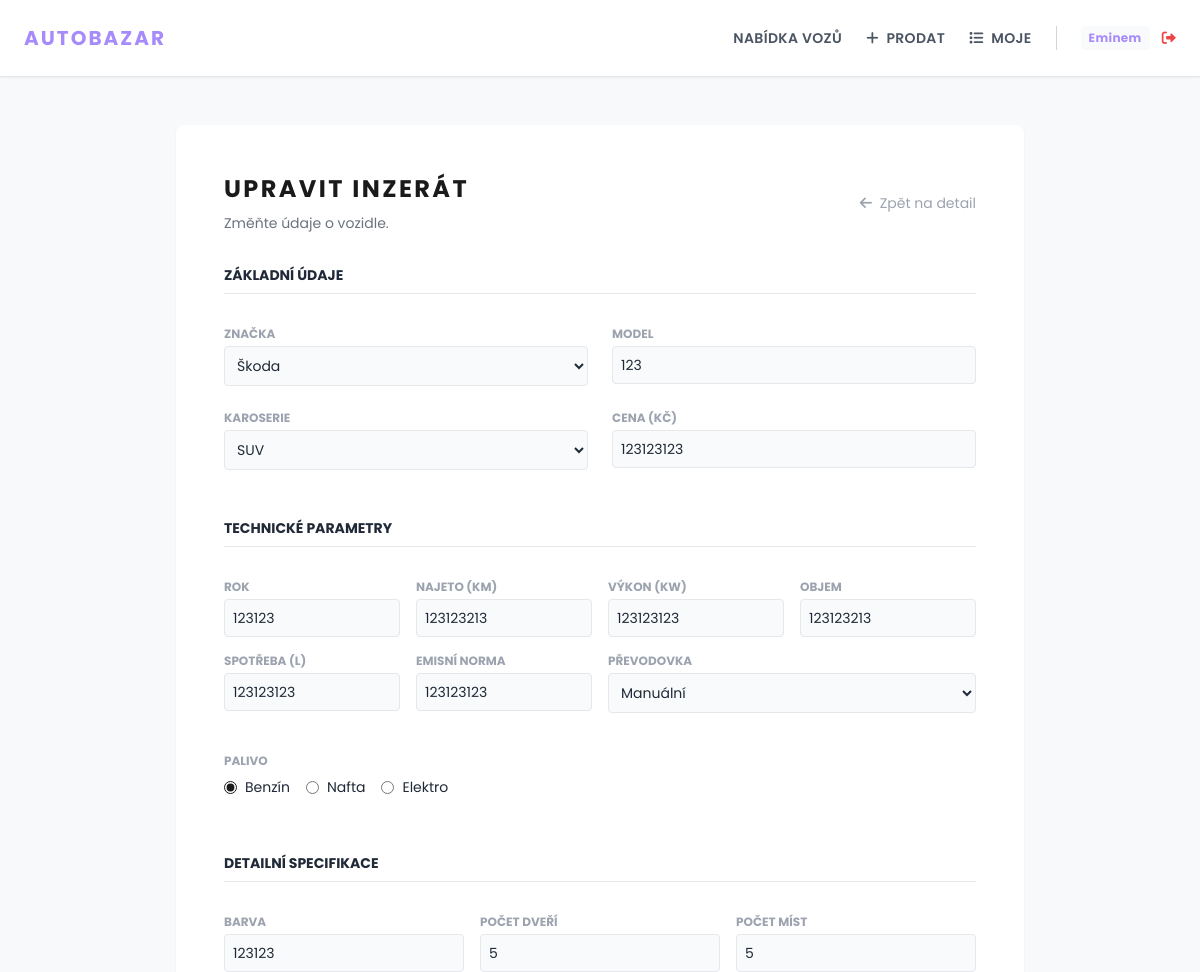
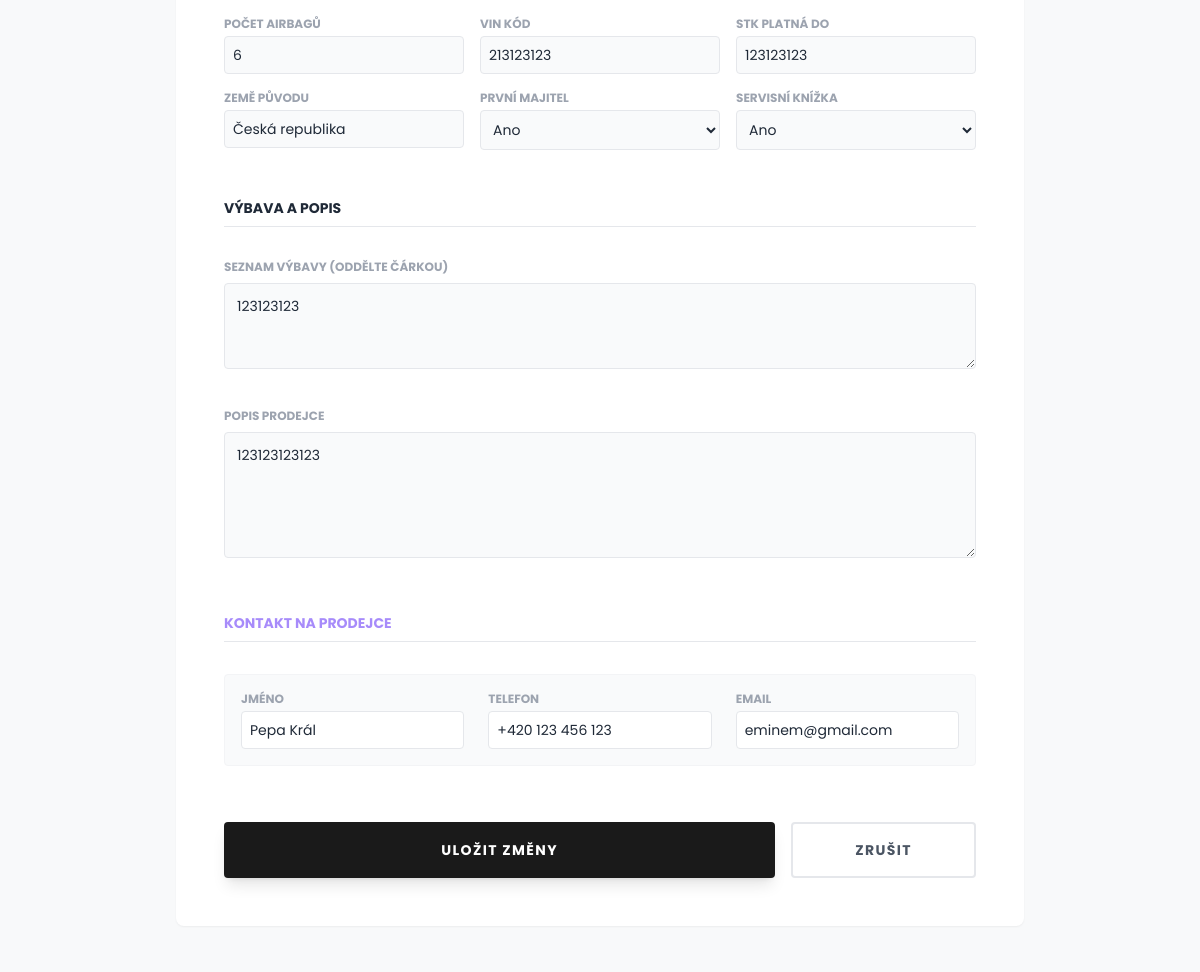
Before: /upravit/1 (signed in, upper part) with the older database file (2 pictures, top to bottom).
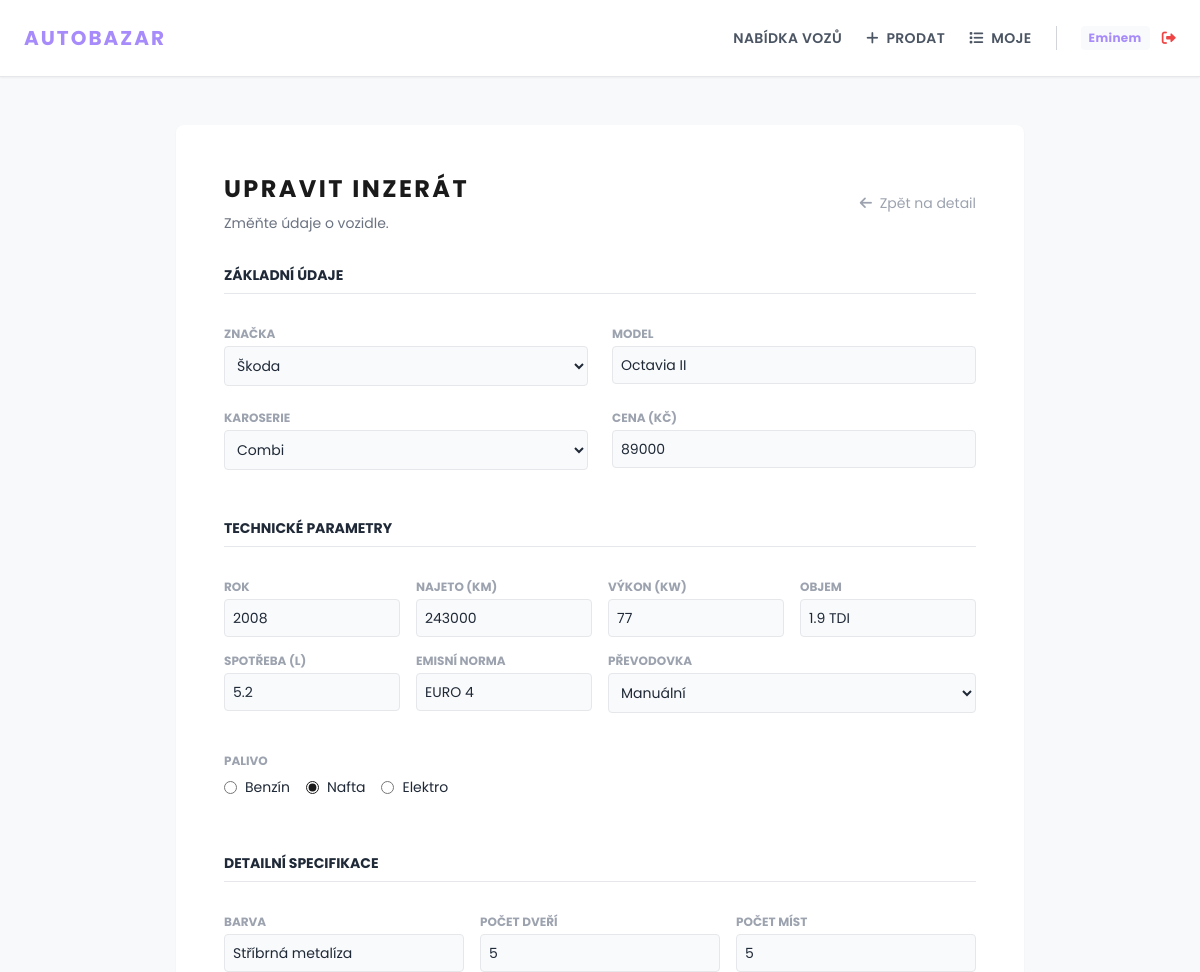
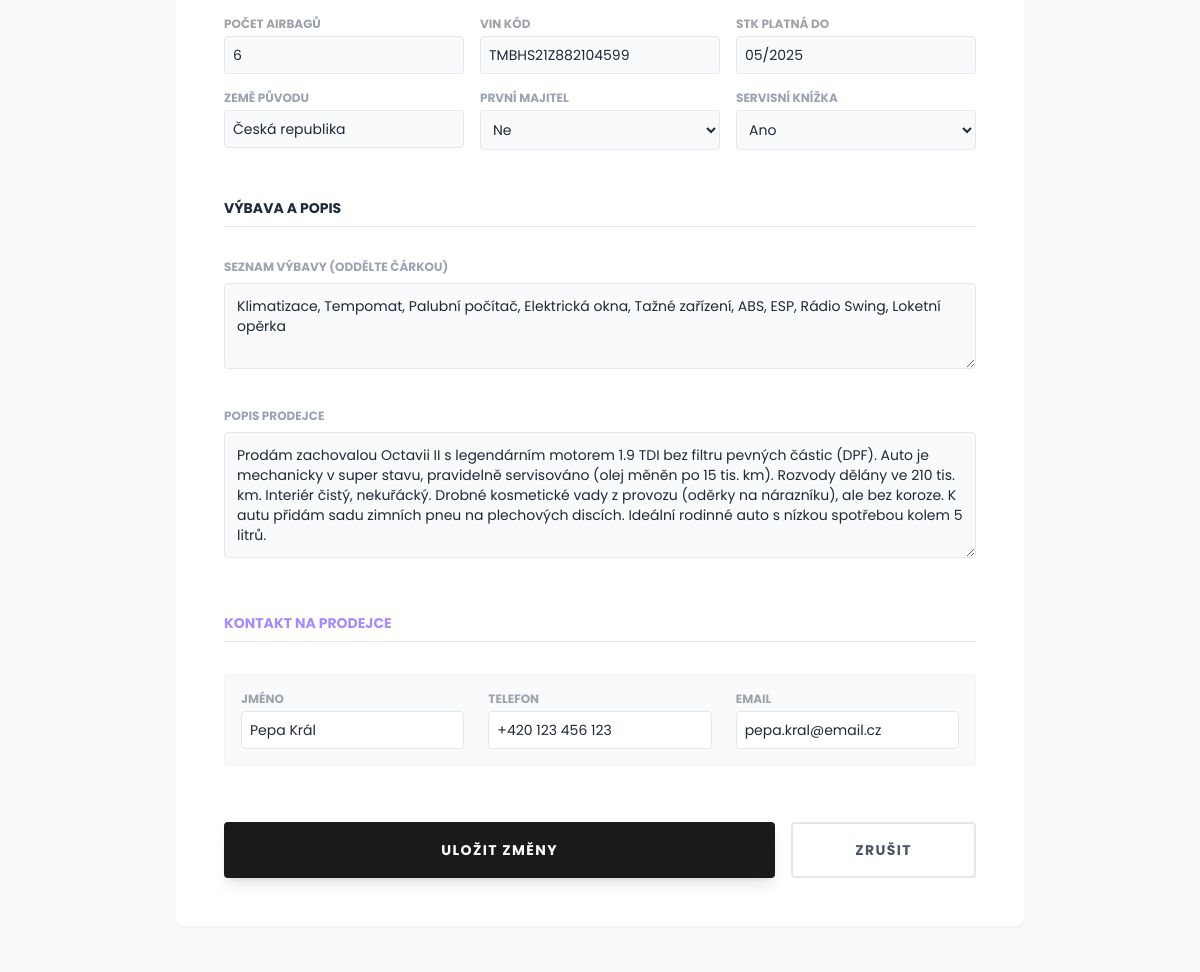
After: the same page with the newer database file (2 pictures, top to bottom).
### tables this page shows
CREATE TABLE auta (
            id INTEGER PRIMARY KEY AUTOINCREMENT,
            znacka TEXT NOT NULL,
            model TEXT NOT NULL,
            kategorie TEXT NOT NULL,
            cena INTEGER NOT NULL,
            rok INTEGER,
            km INTEGER,
            vykon INTEGER,
            palivo TEXT,
            objem TEXT,
            spotreba TEXT,
            emise TEXT,
            prevodovka TEXT,
            barva TEXT,
            dvere INTEGER,
            mista INTEGER,
            airbagy INTEGER,
            vin TEXT,
            stk TEXT,
            zeme TEXT,
            majitel TEXT,
            serviska TEXT,
            vybava_text TEXT,
            popis TEXT,
            prodejce_jmeno TEXT,
            prodejce_tel TEXT,
            prodejce_email TEXT,
            obrazek TEXT,
            user_id INTEGER NOT NULL,
            created_at TIMESTAMP DEFAULT CURRENT_TIMESTAMP,
            FOREIGN KEY (user_id) REFERENCES users (id)
        );

### app.py (the view, shortened to what this page needs)
@app.route('/upravit/<int:id>', methods=['GET', 'POST'])
def upravit(id):
    if 'user_id' not in session:
        return redirect(url_for('login'))
    conn = get_db_connection()
    auto = conn.execute('SELECT * FROM auta WHERE id = ?', (id,)).fetchone()
    if not auto or (auto['user_id'] != session['user_id'] and not session.get('is_admin')):
        conn.close()
        return "Nemáte oprávnění", 403
    conn.close()
    return render_template('upravit.html', auto=auto)

### app.py (called while the page is built)
def get_db_connection():
    conn = sqlite3.connect('database.db')
    conn.row_factory = sqlite3.Row
    conn.execute("PRAGMA foreign_keys = ON")
    return conn

### templates/upravit.html (shortened to what the changed rows need)
<!DOCTYPE html>
<html lang="cs">
<head>
    <script src="https://cdn.tailwindcss.com"></script>
    <link rel="stylesheet" href="https://cdnjs.cloudflare.com/ajax/libs/font-awesome/6.0.0/css/all.min.css">
</head>
<body class="text-gray-800 font-sans min-h-screen flex flex-col">
    <main class="flex-grow container mx-auto py-12 px-6 max-w-4xl">
        <div class="bg-white p-8 md:p-12 rounded-lg shadow-sm">
            <div class="flex justify-between items-center mb-8">
                <div>
                    <h1 class="text-2xl font-bold text-dark uppercase tracking-widest mb-2">Upravit inzerát</h1>
                </div>
            </div>
            <form action="{{ url_for('upravit', id=auto['id']) }}" method="POST" class="space-y-8">
                <div class="grid grid-cols-1 md:grid-cols-2 gap-6">
                    <div>
                        <label class="text-xs font-bold text-gray-400 uppercase block mb-1">Model</label>
                        <input type="text" name="model" value="{{ auto['model'] }}" required class="w-full border p-2 rounded text-sm bg-gray-50">
                    </div>
                    <div>
                        <label class="text-xs font-bold text-gray-400 uppercase block mb-1">Karoserie</label>
                        <select name="kategorie" class="w-full border p-2 rounded text-sm bg-gray-50">
                            {% for kat in ['SUV', 'Sedan', 'Combi', 'Sport', 'Pickup', 'Van', 'Hatchback'] %}
                            <option value="{{ kat }}" {{ 'selected' if auto['kategorie'] == kat }}>{{ kat }}</option>
                            {% endfor %}
                        </select>
                    </div>
                    <div>
                        <label class="text-xs font-bold text-gray-400 uppercase block mb-1">Cena (Kč)</label>
                        <input type="number" name="cena" value="{{ auto['cena'] }}" required class="w-full border p-2 rounded text-sm bg-gray-50">
                    </div>
                </div>
                <div class="grid grid-cols-2 md:grid-cols-4 gap-4">
                    <div><label class="text-xs font-bold text-gray-400 uppercase block mb-1">Rok</label><input type="number" name="rok" value="{{ auto['rok'] }}" required class="w-full border p-2 rounded text-sm bg-gray-50"></div>
                    <div><label class="text-xs font-bold text-gray-400 uppercase block mb-1">Najeto (km)</label><input type="number" name="km" value="{{ auto['km'] }}" required class="w-full border p-2 rounded text-sm bg-gray-50"></div>
                    <div><label class="text-xs font-bold text-gray-400 uppercase block mb-1">Výkon (kW)</label><input type="number" name="vykon" value="{{ auto['vykon'] }}" class="w-full border p-2 rounded text-sm bg-gray-50"></div>
                    <div><label class="text-xs font-bold text-gray-400 uppercase block mb-1">Objem</label><input type="text" name="objem" value="{{ auto['objem'] }}" class="w-full border p-2 rounded text-sm bg-gray-50"></div>
                    <div><label class="text-xs font-bold text-gray-400 uppercase block mb-1">Spotřeba (l)</label><input type="text" name="spotreba" value="{{ auto['spotreba'] }}" class="w-full border p-2 rounded text-sm bg-gray-50"></div>
                    <div><label class="text-xs font-bold text-gray-400 uppercase block mb-1">Emisní norma</label><input type="text" name="emise" value="{{ auto['emise'] }}" class="w-full border p-2 rounded text-sm bg-gray-50"></div>
                </div>
                <div class="py-2">
                    <div class="flex gap-4">
                        <label class="flex items-center"><input type="radio" name="palivo" value="Benzín" class="custom-radio mr-2" {{ 'checked' if auto['palivo'] == 'Benzín' }}><span class="text-sm">Benzín</span></label>
                        <label class="flex items-center"><input type="radio" name="palivo" value="Nafta" class="custom-radio mr-2" {{ 'checked' if auto['palivo'] == 'Nafta' }}><span class="text-sm">Nafta</span></label>
                    </div>
                </div>
                <div class="grid grid-cols-2 md:grid-cols-3 gap-4">
                    <div><label class="text-xs font-bold text-gray-400 uppercase block mb-1">Barva</label><input type="text" name="barva" value="{{ auto['barva'] }}" class="w-full border p-2 rounded text-sm bg-gray-50"></div>
                    <div><label class="text-xs font-bold text-gray-400 uppercase block mb-1">Počet dveří</label><input type="number" name="dvere" value="{{ auto['dvere'] }}" class="w-full border p-2 rounded text-sm bg-gray-50"></div>
                    <div><label class="text-xs font-bold text-gray-400 uppercase block mb-1">Počet míst</label><input type="number" name="mista" value="{{ auto['mista'] }}" class="w-full border p-2 rounded text-sm bg-gray-50"></div>
                    <div><label class="text-xs font-bold text-gray-400 uppercase block mb-1">Počet airbagů</label><input type="number" name="airbagy" value="{{ auto['airbagy'] }}" class="w-full border p-2 rounded text-sm bg-gray-50"></div>
                    <div><label class="text-xs font-bold text-gray-400 uppercase block mb-1">VIN kód</label><input type="text" name="vin" value="{{ auto['vin'] }}" class="w-full border p-2 rounded text-sm bg-gray-50"></div>
                    <div><label class="text-xs font-bold text-gray-400 uppercase block mb-1">STK platná do</label><input type="text" name="stk" value="{{ auto['stk'] }}" class="w-full border p-2 rounded text-sm bg-gray-50"></div>
                    <div><label class="text-xs font-bold text-gray-400 uppercase block mb-1">Země původu</label><input type="text" name="zeme" value="{{ auto['zeme'] }}" class="w-full border p-2 rounded text-sm bg-gray-50"></div>
                    <div>
                        <label class="text-xs font-bold text-gray-400 uppercase block mb-1">První majitel</label>
                        <select name="majitel" class="w-full border p-2 rounded text-sm bg-gray-50">
                            <option value="Ano" {{ 'selected' if auto['majitel'] == 'Ano' }}>Ano</option>
                            <option value="Ne" {{ 'selected' if auto['majitel'] == 'Ne' }}>Ne</option>
                        </select>
                    </div>
                </div>
                <div>
                    <label class="text-xs font-bold text-gray-400 uppercase block mb-2">Seznam výbavy (oddělte čárkou)</label>
                    <textarea name="vybava_text" rows="3" class="w-full border p-3 rounded text-sm bg-gray-50">{{ auto['vybava_text'] }}</textarea>
                </div>
                <div>
                    <label class="text-xs font-bold text-gray-400 uppercase block mb-2">Popis prodejce</label>
                    <textarea name="popis" rows="5" class="w-full border p-3 rounded text-sm bg-gray-50">{{ auto['popis'] }}</textarea>
                </div>
                <div class="grid grid-cols-1 md:grid-cols-3 gap-6 bg-gray-50 p-4 rounded border border-gray-100">
                    <div>
                        <label class="text-xs font-bold text-gray-400 uppercase block mb-1">Jméno</label>
                        <input type="text" name="prodejce_jmeno" value="{{ auto['prodejce_jmeno'] }}" class="w-full border p-2 rounded text-sm bg-white">
                    </div>
                    <div>
                        <label class="text-xs font-bold text-gray-400 uppercase block mb-1">Telefon</label>
                        <input type="text" name="prodejce_tel" value="{{ auto['prodejce_tel'] }}" class="w-full border p-2 rounded text-sm bg-white">
                    </div>
                    <div>
                        <label class="text-xs font-bold text-gray-400 uppercase block mb-1">Email</label>
                        <input type="email" name="prodejce_email" value="{{ auto['prodejce_email'] }}" class="w-full border p-2 rounded text-sm bg-white">
                    </div>
                </div>
            </form>
        </div>
    </main>
</body>
</html>

Changed rows visible on the page:
changed auta "Česká republika": model "123" → "Octavia II"; cena "123123123" → "89000"; rok "123123" → "2008"; km "123123213" → "243000"; vykon "123123123" → "77"; objem "123123213" → "1.9 TDI"; spotreba "123123123" → "5.2"; emise "123123123" → "EURO 4"; barva "123123" → "Stříbrná metalíza"; vin "213123123" → "TMBHS21Z882104599"; stk "123123123" → "05/2025"; vybava_text "123123123" → "Klimatizace, Tempomat, Palubní počítač, Elektrická okna, Tažné zařízení, ABS, ESP, Rádio Swing, Loketní opěrka"; popis "123123123123" → "Prodám zachovalou Octavii II s legendárním motorem 1.9 TDI bez filtru pevných částic (DPF). Auto je mechanicky v super stavu, pravidelně servisováno (olej měněn po 15 tis. km). Rozvody dělány ve 210 tis. km. Interiér čistý, nekuřácký. Drobné kosmetické vady z provozu (oděrky na nárazníku), ale bez koroze. K autu přidám sadu zimních pneu na plechových discích. Ideální rodinné auto s nízkou spotřebou kolem 5 litrů."; prodejce_email "eminem@gmail.com" → "pepa.kral@email.cz"
Other visible differences:
form field kategorie: "SUV" → "Combi"
form field palivo: "☑ Benzín" → "☐ Benzín"
form field palivo: "☐ Nafta" → "☑ Nafta"
form field majitel: "Ano" → "Ne"
